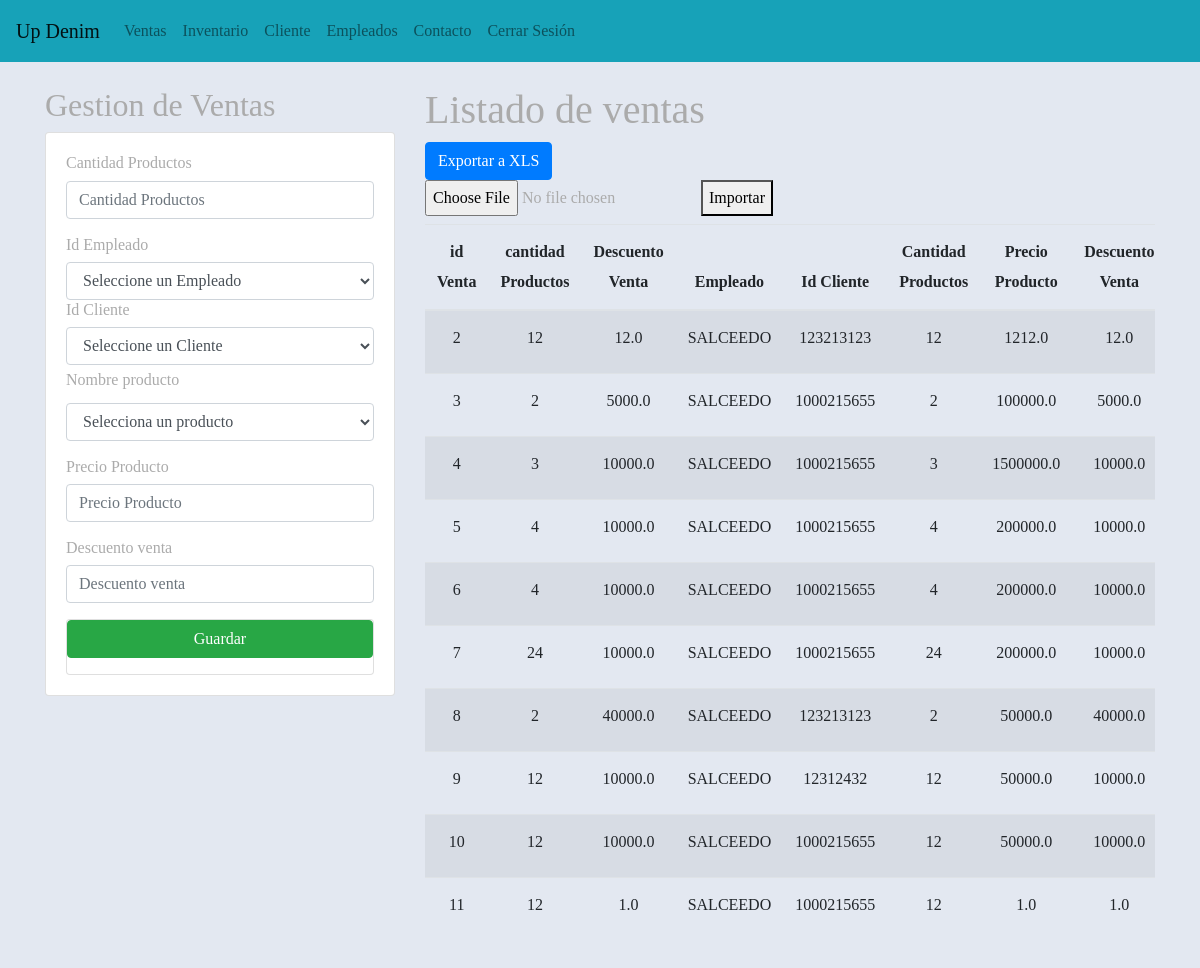
Before: /gestionVentas/ (signed in) with the older database file.
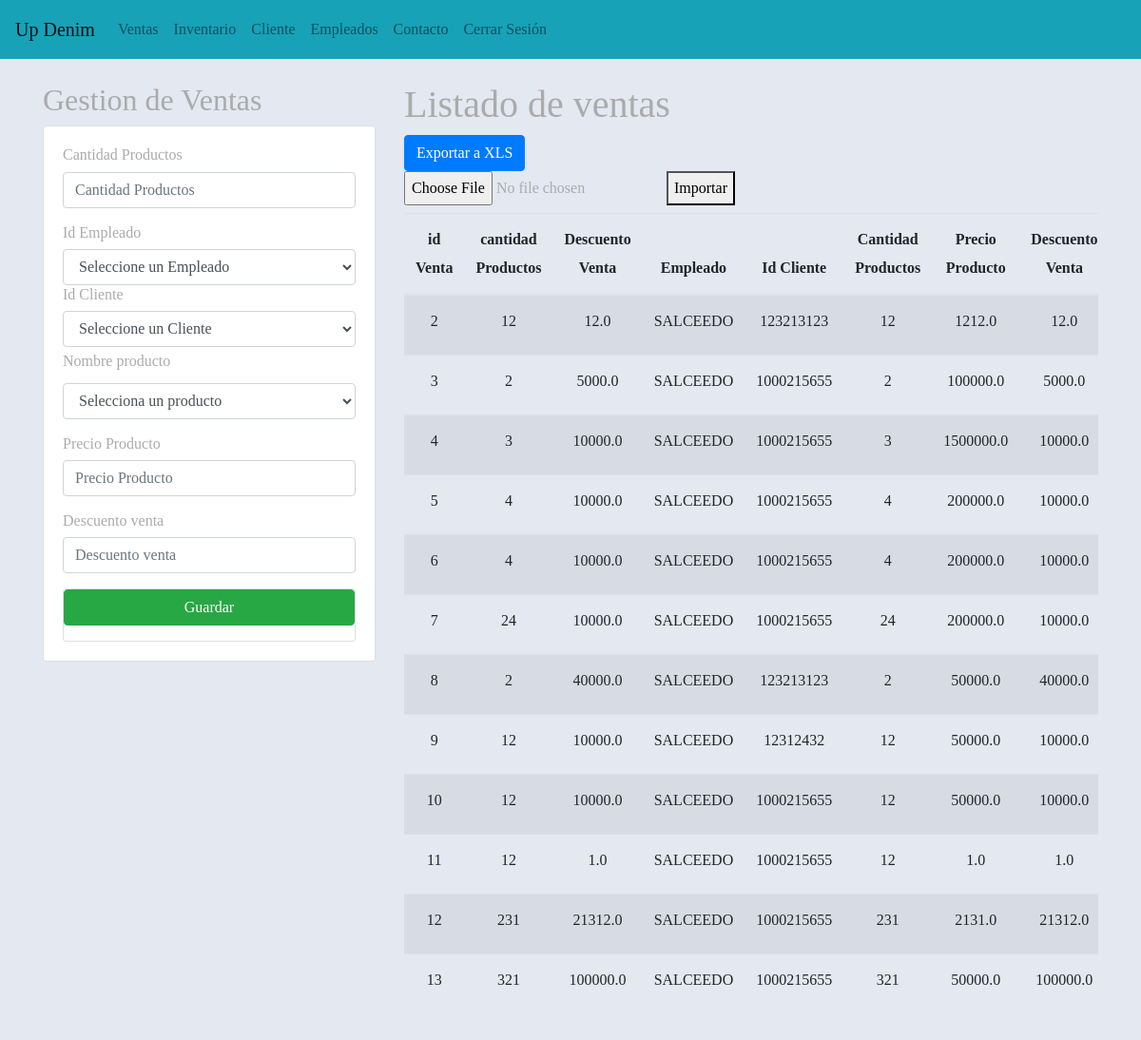
After: the same page with the newer database file.
### aplicaciones/Academico/models.py (models this page shows, shortened)
class Ventas(models.Model):
    idVenta = models.AutoField(primary_key=True)
    cantidadProductos = models.CharField(max_length=50)
    descuentoVenta = models.CharField(max_length=50)
    precioProducto = models.CharField(max_length=50)
    idCliente = models.ForeignKey(Cliente, on_delete=models.CASCADE)
    idEmpleado = models.ForeignKey(Empleado, on_delete=models.CASCADE)  # Corrección aquí
    idProducto = models.ForeignKey(Producto, on_delete=models.CASCADE)
    idInventario = models.ForeignKey(Inventario, on_delete=models.CASCADE, default=1)
    TotalVenta = models.CharField(max_length=50)

class Empleado(models.Model):
    idEmpleado = models.AutoField(primary_key=True)
    idDocumentoEmp = models.ForeignKey(Persona, on_delete=models.CASCADE)
    fechaIngreso = models.DateField()
    salario = models.FloatField()
    fechaNacimiento = models.DateField()
    rh = models.CharField(max_length=5)
    idarl = models.ForeignKey(Arl, on_delete=models.CASCADE)
    ideps = models.ForeignKey(Eps, on_delete=models.CASCADE)
    idFondoPension = models.ForeignKey(Fondopension, on_delete=models.CASCADE)
    idCargoEmpleado = models.ForeignKey(CargoEmpleado, on_delete=models.CASCADE)
    iduser = models.ForeignKey(Usuario, on_delete=models.CASCADE)
    idrol = models.ForeignKey(Rol, on_delete=models.CASCADE)

class Persona(models.Model):
    iddocumento = models.CharField(max_length=20, primary_key=True)
    primernombre = models.CharField(max_length=45, null=False, blank=False)
    segundonombre = models.CharField(max_length=45, blank=True, null=True)
    primerapellido = models.CharField(max_length=45, null=False, blank=False)
    segundoapellido = models.CharField(max_length=45, blank=True, null=True)
    idcontacto = models.ForeignKey(Contacto, on_delete=models.CASCADE)
    iddireccion = models.ForeignKey(Direccion, on_delete=models.CASCADE)
    idgenero = models.ForeignKey(Genero, on_delete=models.CASCADE)
    def __str__(self):
        texto = '{0}'
        return texto.format(self.iddocumento)

class Cliente(models.Model):
    idcliente = models.IntegerField(primary_key=True)
    cupocredito = models.IntegerField()
    iddocumento = models.ForeignKey(Persona, on_delete=models.CASCADE)
    idtipocomercio = models.ForeignKey(Tipocomercio, on_delete=models.CASCADE)
    idtipocliente = models.ForeignKey(Tipocliente,on_delete=models.CASCADE)
    def __str__(self):
        return f"{self.iddocumento}"

### aplicaciones/Academico/views.py (the view)
# urls.py: path('gestionVentas/', views.vistaVentas),
@login_required
def vistaVentas(request):
    if not request.user.is_staff:
        return render(request,"home.html")
    cliente = Cliente.objects.all()
    vistaVentas = Ventas.objects.all()
    empleado = Empleado.objects.all()
    inventarios=Inventario.objects.all()
    productos = Producto.objects.all()
    empleado = Empleado.objects.all()
    categoriaproductos=Categoriaproducto.objects.all()
    tallas=Talla.objects.all()
    inventarios=Inventario.objects.all()
    tiposmovimientosint=Tipomovimiento.objects.all()
    ubicacionesinventario=Ubicacioninventario.objects.all()
    inventario = Inventario.objects.all()
    context = {
            "productos": productos,
            "categoriaproductos": categoriaproductos,
            "tallas": tallas,
            "inventarios": inventarios,
            "tiposmovimientosint": tiposmovimientosint,
            "ubicacionesinventario": ubicacionesinventario,
            "empleados": empleado,
            "cliente": cliente,
            "ventas": vistaVentas,
            "inventario":inventario
    }
    return render(request, "gestionventas.html", context)

### aplicaciones/Academico/templates/gestionVentas.html (shortened to what this page needs)
{% extends "./base.html" %}
{% block body %}
{% load static %}
<link rel="stylesheet" href="{% static 'css/gestionVentas.css' %}">
<div class="row">
    <div class="col-sm-12 col-md-6 col-lg-4 col-xl-4">
        <h2> Gestion de Ventas </h2>
            <div class="card">
                <div class="card-body">
                <form action="/registrarVenta/" method="POST">  {% csrf_token %}
                    <div class="form-group">
                        <h6>Cantidad Productos</h6>
                        <input type="text" id="txtNombre" name="txtNombre" class="form-control" placeholder="Cantidad Productos" minlength="1" maxlength="58"  required>
                    </div>
                    <h6>Id Empleado</h6>
                    <select id="txtEmpleados" name="txtEmpleados" class="form-control" required>
                        <option value="">Seleccione un Empleado</option>
                    </select>
                    <h6>Id Cliente</h6>
                    <select id="txtClientela" name="txtClientela" class="form-control" required>
                        <option value="">Seleccione un Cliente</option>
                    </select>
                    <div class="form-group">
                        <label for="nombreproducto">Nombre producto</label>
                        <select id="txtProducto" name="txtProducto" class="form-control" required>
                            <option value="">Selecciona un producto</option>
                        </select>
                    </div>
                    <div class="form-group">
                        <h6>Precio Producto</h6>
                        <input type="text" id="txtPrecio" name="txtPrecio" class="form-control" placeholder="Precio Producto" minlength="1" maxlength="58" required>
                    </div>
                    <div class="form-group">
                        <h6>Descuento venta</h6>
                        <input type="text" id="txtCategoria" name="txtCategoria" class="form-control"  placeholder="Descuento venta" minlength="1" maxlength="58" required>
                    </div>
                    <div class="card">
                        <div class="form-group">
                            <button type="submit" class="btn btn-success btn-block text-white">Guardar</button>
                        </div>
                 </form>
            </div>
            </div>
        </div>
    </div>
<div class="col-sm-12 col-md-6 col-lg-8 col-xl-8">
    <h1> Listado de ventas </h1>        <a href="{% url 'exportar_a_xls' %}" class="btn btn-primary">Exportar a XLS</a>
    <form method="post" action="{% url 'importar_excel' %}" enctype="multipart/form-data">
        <input type="file" name="archivo_excel">
        <button type="submit">Importar</button>
    </form>
<div class="table-responsive py-2">
    <table class="table table-striped">
        <thead>
            <tr>
                <th>id Venta</th>
                <th>cantidad Productos</th>
                <th>Descuento Venta</th>
                <th>Empleado</th>
                <th>Id Cliente</th>
                <th>Cantidad Productos</th>
                <th>Precio Producto</th>
                <th>Descuento Venta</th>
            </tr>
        </thead>
        <tbody>
        {% for v in ventas%}
            <tr>
                <td>{{v.idVenta}}</td>
                <td>{{v.cantidadProductos}}</td>
                <td>{{v.descuentoVenta}}</td>
                <td>{{v.idEmpleado.idDocumentoEmp.primernombre}}</td>
                <td>{{v.idCliente}}</td>
                <td>{{v.cantidadProductos}}</td>
                <td>{{v.precioProducto}}</td>
                <td>{{v.descuentoVenta }}</td>
            </tr>
        {% endfor%}
        </tbody>
    </table>
</div>
</div>
</div>
{% endblock %}

### aplicaciones/Academico/templates/base.html (shortened to what this page needs)
<!DOCTYPE html>
<html lang="en">
<head>
    {% load static %}
    <link rel="stylesheet" href="https://cdn.jsdelivr.net/npm/bootstrap@4.5.3/dist/css/bootstrap.min.css"
>
    <link rel="stylesheet" href="{% static 'css/gestionVentas.css' %}">
  </head>
<body>
    <nav class="navbar navbar-expand-lg navbar-light bg-info">
        <a class="navbar-brand" href="/home/">Up Denim</a>
        <div class="collapse navbar-collapse" id="navbarNav">
            <ul class="navbar-nav">
                <li class="nav-item">
                    <a class="nav-link" href="/gestionVentas/">Ventas</a>
                </li>
                <li class="nav-item">
                    <a class="nav-link" href="/registrarInventario/">Inventario</a>
                </li>
                <li class="nav-item">
                    <a class="nav-link" href="/gestionCliente/">Cliente <span class="sr-only">(current)</span></a>
                </li>
                <li class="nav-item">
                    <a class="nav-link" href="/personal/">Empleados</a>
                </li>
                <li class="nav-item">
                    <a class="nav-link" href="/contacto/">Contacto</a>
                </li>
    <div class="collapse navbar-collapse" id="navbarSupportedContent">
        <ul class="navbar-nav ml-auto">
            {% if request.user.is_authenticated %}
                <li class="nav-item"><a class="nav-link" href="{% url 'exit' %}">Cerrar Sesión</a></li>
            {% endif %}
        </ul>
    </div>
            </ul>
        </div>
    </nav>
    <div class="container py-4">
        {% block body %}
        {% endblock %}
</body>
</html>

### aplicaciones/Academico/static/css/gestionVentas.css (style rules this page uses)
th,td { text-align: center; vertical-align: middle; }
body { font-family: "Libre Baskerville", serif; font-weight: 400; font-size: 16px; line-height: 30px; background-color: #e3e8f1; overflow-x:hidden; color: #ababab; }

Changed rows visible on the page:
added Ventas: idVenta "12", cantidadProductos "231", descuentoVenta "21312.0", idEmpleado.idDocumentoEmp.primernombre "SALCEEDO", idCliente "1000215655", precioProducto "2131.0"
added Ventas: idVenta "13", cantidadProductos "321", descuentoVenta "100000.0", idEmpleado.idDocumentoEmp.primernombre "SALCEEDO", idCliente "1000215655", precioProducto "50000.0"
